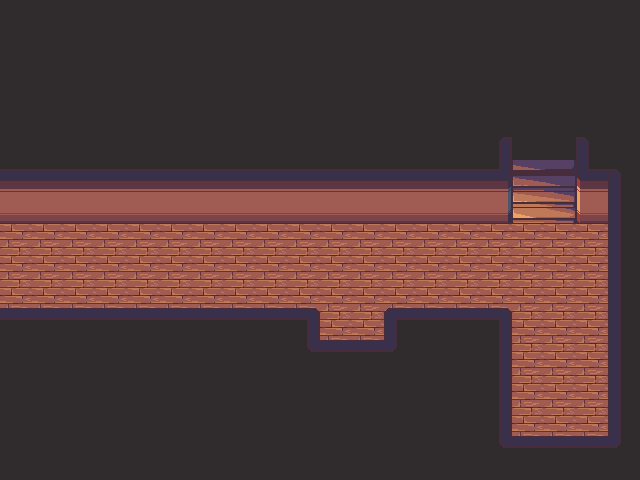

Rendered tile map (Tiled .tmx) drawn with the repository's tilesets; below, a short description and the full map source, tile grids included:
An orthogonal 20x15 tile map with 32x32 px tiles, 3 tile layers (base, underActor, overActor) and 4 objects.

<map version="1.2" tiledversion="1.3.3" orientation="orthogonal" renderorder="right-down" width="20" height="15" tilewidth="32" tileheight="32" infinite="0" nextlayerid="5" nextobjectid="12">
 <tileset firstgid="1" source="maptiles.tsx" />
 <layer id="1" name="base" width="20" height="15">
  <data encoding="csv">
1,1,1,1,1,1,1,1,1,1,1,1,1,1,1,1,1,1,1,1,
1,1,1,1,1,1,1,1,1,1,1,1,1,1,1,1,1,1,1,1,
1,1,1,1,1,1,1,1,1,1,1,1,1,1,1,1,1,1,1,1,
1,1,1,1,1,1,1,1,1,1,1,1,1,1,1,1,1,1,1,1,
1,1,1,1,1,1,1,1,1,1,1,1,1,1,1,11,1,1,12,1,
24,24,24,24,24,24,24,24,24,24,24,24,24,24,24,25,66,67,23,12,
34,34,34,34,34,34,34,34,34,34,34,34,34,34,34,35,76,77,33,13,
2,2,2,2,2,2,2,2,2,2,2,2,2,2,2,2,2,2,2,13,
2,2,2,2,2,2,2,2,2,2,2,2,2,2,2,2,2,2,2,13,
2,2,2,2,2,2,2,2,2,2,2,2,2,2,2,2,2,2,2,13,
1,1,1,1,1,1,1,1,1,31,2,2,32,1,1,15,2,2,2,13,
1,1,1,1,1,1,1,1,1,1,1,1,1,1,1,15,2,2,2,13,
1,1,1,1,1,1,1,1,1,1,1,1,1,1,1,15,2,2,2,13,
1,1,1,1,1,1,1,1,1,1,1,1,1,1,1,31,2,2,2,32,
1,1,1,1,1,1,1,1,1,1,1,1,1,1,1,1,1,1,1,1
</data>
 </layer>
 <layer id="2" name="underActor" width="20" height="15">
  <data encoding="csv">
0,0,0,0,0,0,0,0,0,0,0,0,0,0,0,0,0,0,0,0,
0,0,0,0,0,0,0,0,0,0,0,0,0,0,0,0,0,0,0,0,
0,0,0,0,0,0,0,0,0,0,0,0,0,0,0,0,0,0,0,0,
0,0,0,0,0,0,0,0,0,0,0,0,0,0,0,0,0,0,0,0,
0,0,0,0,0,0,0,0,0,0,0,0,0,0,0,0,0,0,0,0,
0,0,0,0,0,0,0,0,0,0,0,0,0,0,0,0,0,0,0,0,
0,0,0,0,0,0,0,0,0,0,0,0,0,0,0,0,0,0,0,0,
0,0,0,0,0,0,0,0,0,0,0,0,0,0,0,0,0,0,0,0,
0,0,0,0,0,0,0,0,0,0,0,0,0,0,0,0,0,0,0,0,
0,0,0,0,0,0,0,0,0,0,0,0,0,0,0,0,0,0,0,0,
0,0,0,0,0,0,0,0,0,0,0,0,0,0,0,0,0,0,0,0,
0,0,0,0,0,0,0,0,0,0,0,0,0,0,0,0,0,0,0,0,
0,0,0,0,0,0,0,0,0,0,0,0,0,0,0,0,0,0,0,0,
0,0,0,0,0,0,0,0,0,0,0,0,0,0,0,0,0,0,0,0,
0,0,0,0,0,0,0,0,0,0,0,0,0,0,0,0,0,0,0,0
</data>
 </layer>
 <layer id="3" name="overActor" width="20" height="15">
  <data encoding="csv">
0,0,0,0,0,0,0,0,0,0,0,0,0,0,0,0,0,0,0,0,
0,0,0,0,0,0,0,0,0,0,0,0,0,0,0,0,0,0,0,0,
0,0,0,0,0,0,0,0,0,0,0,0,0,0,0,0,0,0,0,0,
0,0,0,0,0,0,0,0,0,0,0,0,0,0,0,0,0,0,0,0,
0,0,0,0,0,0,0,0,0,0,0,0,0,0,0,0,0,0,0,0,
0,0,0,0,0,0,0,0,0,0,0,0,0,0,0,0,0,0,0,0,
0,0,0,0,0,0,0,0,0,0,0,0,0,0,0,0,0,0,0,0,
0,0,0,0,0,0,0,0,0,0,0,0,0,0,0,0,0,0,0,0,
0,0,0,0,0,0,0,0,0,0,0,0,0,0,0,0,0,0,0,0,
4,4,4,4,4,4,4,4,4,5,0,0,3,4,4,5,0,0,0,0,
0,0,0,0,0,0,0,0,0,0,4,4,0,0,0,0,0,0,0,0,
0,0,0,0,0,0,0,0,0,0,0,0,0,0,0,0,0,0,0,0,
0,0,0,0,0,0,0,0,0,0,0,0,0,0,0,0,0,0,0,0,
0,0,0,0,0,0,0,0,0,0,0,0,0,0,0,0,4,4,4,0,
0,0,0,0,0,0,0,0,0,0,0,0,0,0,0,0,0,0,0,0
</data>
 </layer>
 <objectgroup id="4" name="actorPositions">
  <object id="7" x="320" y="344" width="64" height="8">
   <properties>
    <property name="actorId" type="int" value="3" />
    <property name="describe" value="" />
    <property name="name" value="transferRoomA" />
   </properties>
  </object>
  <object id="9" x="512" y="160" width="64" height="8">
   <properties>
    <property name="actorId" type="int" value="0" />
    <property name="describe" value="" />
    <property name="name" value="transferHallway2FB" />
   </properties>
  </object>
  <object id="10" x="0" y="224" width="8" height="96">
   <properties>
    <property name="actorId" type="int" value="2" />
    <property name="describe" value="" />
    <property name="name" value="transferHallway1FA" />
   </properties>
  </object>
  <object id="11" x="288" y="192" width="32" height="32">
   <properties>
    <property name="actorId" type="int" value="1" />
    <property name="describe" value="roomD" />
    <property name="name" value="door" />
   </properties>
  </object>
 </objectgroup>
</map>
